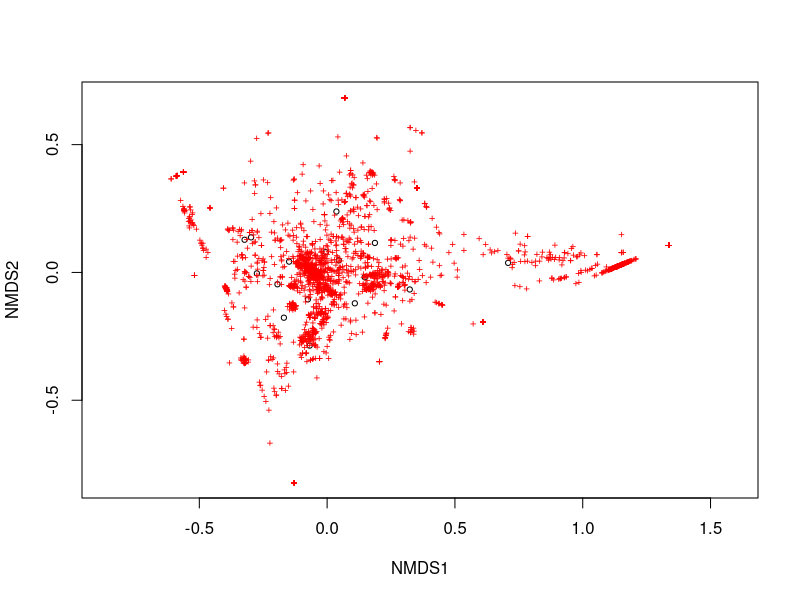
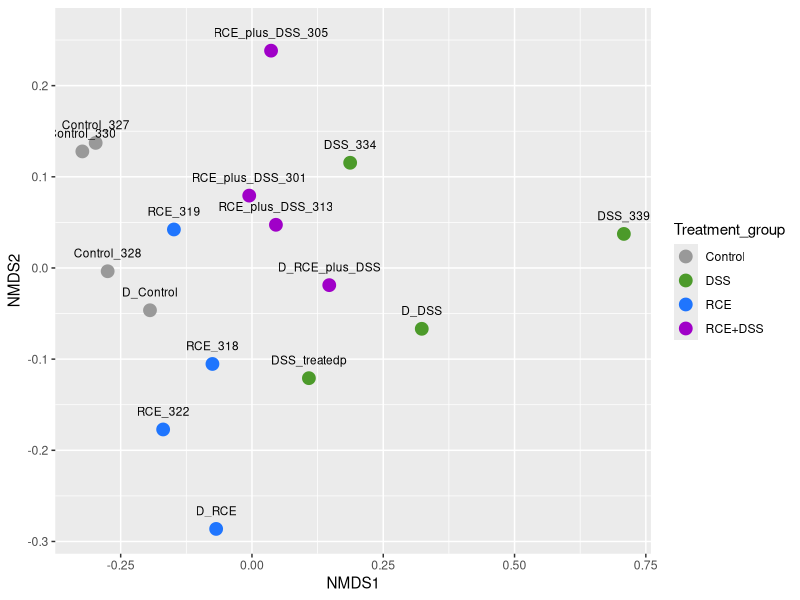
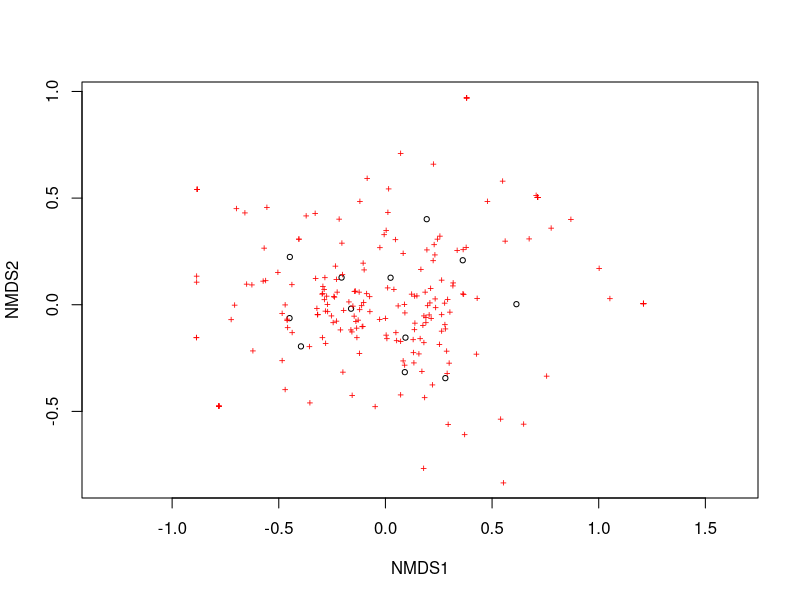
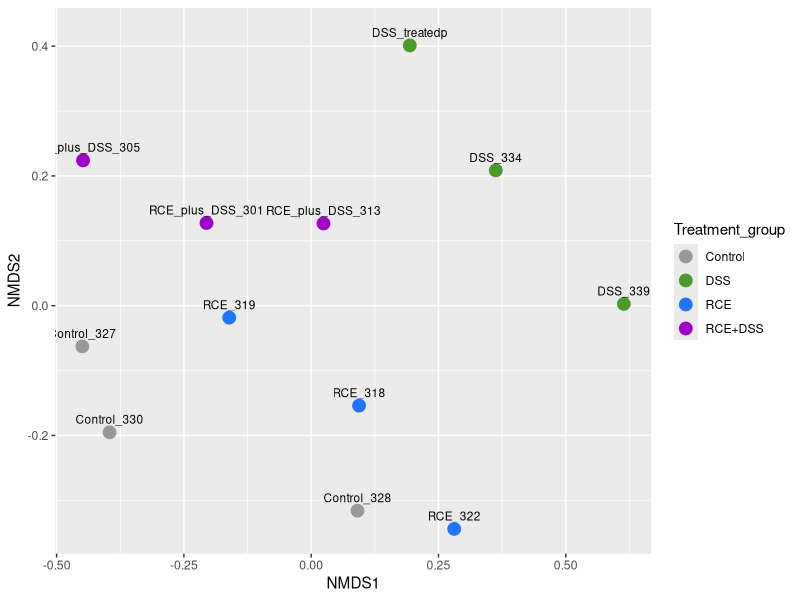

Recreate these plots in R, in order.
install.packages("vegan")
install.packages("ggplot2")
library(vegan)
Sig_path=read.csv("Merged_Pathabundance_Table_CPM_meta.tsv", header= TRUE,sep="\t",row.names = 1)

Metadata=read.csv("../output_all/metadata.csv",sep = ",")

Table=Sig_path[,2:ncol(Sig_path)-1]
m_com = as.matrix(Table)
nmds = metaMDS(t(m_com), distance = "bray")
plot(nmds)
Metadata=Metadata[-c(17),]
data.scores = as.data.frame(scores(nmds)$sites)
data.scores$Treatment_group = Metadata$Treatment_group
data.scores$Samples=Metadata$Sample_ID


library(ggplot2)

xx = ggplot(data.scores, aes(x = NMDS1, y = NMDS2)) + 
  geom_point(size = 4, aes( colour = Treatment_group))+
  scale_color_manual(values=c("#999999", "#4C9A2A", "#1F75FE","#a000c8"))+
  geom_text(aes(label=Samples), size=3,nudge_y = 0.02 )

xx



##### Taxa

Sig_taxa=read.csv("megan/rel_freqs.csv", header= TRUE,sep=",",row.names = 1)

Metadata=read.csv("../output_all/metadata.csv",sep = ",")
Metadata=Metadata[-c(7,8,9,10,17),]

Table=Sig_taxa[,1:ncol(Sig_taxa)]
m_com = as.matrix(Table)
nmds = metaMDS(t(m_com), distance = "bray")
plot(nmds)
data.scores = as.data.frame(scores(nmds)$sites)
data.scores$Treatment_group = Metadata$Treatment_group
data.scores$Samples=Metadata$Sample_ID


library(ggplot2)

xx = ggplot(data.scores, aes(x = NMDS1, y = NMDS2)) + 
  geom_point(size = 4, aes( colour = Treatment_group))+
  scale_color_manual(values=c("#999999", "#4C9A2A", "#1F75FE","#a000c8"))+
  geom_text(aes(label=Samples), size=3,nudge_y = 0.02 )

xx
